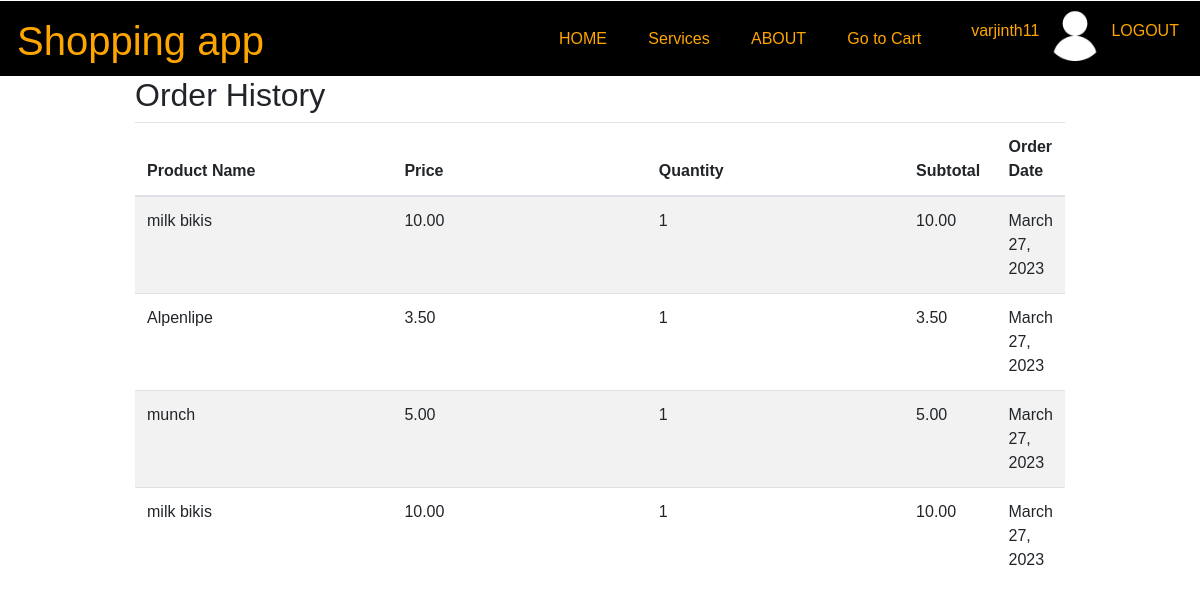
Page /order-history/ (signed in) on the committed database.
### userapp/models.py (models this page shows, shortened)
class Order(models.Model):
    product = models.ForeignKey(Product, on_delete=models.CASCADE)
    price = models.DecimalField(max_digits=6, decimal_places=2)
    quantity = models.PositiveIntegerField()
    subtotal = models.DecimalField(max_digits=6, decimal_places=2)
    user = models.ForeignKey(User, on_delete=models.CASCADE)
    name = models.CharField(max_length=100,null=False,default='')
    email = models.EmailField(default='')
    address = models.CharField(max_length=100, null=False, default='')
    city = models.CharField(max_length=100,null=False, default='')
    state = models.CharField(max_length=100,null=False,default='')
    zip_code = models.CharField(max_length=10,null=False,default='')
    phone = models.CharField(max_length=15,null=False,default='')
    created_at = models.DateTimeField(auto_now_add=True)

### myapps/models.py (models this page shows)
class Product(models.Model):
    s_no = models.IntegerField()
    product_name = models.CharField(max_length=200)
    price = models.DecimalField(max_digits=10, decimal_places=2)
    quantity = models.IntegerField()
    specification = models.TextField()
    description = models.TextField()
    remarks = models.TextField()
    def __str__(self):
        return self.product_name

### userapp/views.py (the view)
# urls.py: path('order-history/', user_views.order_history, name='order_history')
@login_required
def order_history(request):
    orders = Order.objects.filter(user=request.user)
    return render(request, 'order_history.html', {'orders': orders})

### userapp/templates/order_history.html
{% extends "myapps/base.html" %}
{% block content %}
<div class="container">
  <h2>Order History</h2>
  <table class="table table-striped">
    <thead>
      <tr>
        <th>Product Name</th>
        <th>Price</th>
        <th>Quantity</th>
        <th>Subtotal</th>
        <th>Order Date</th>
      </tr>
    </thead>
    <tbody>
      {% for order in orders %}
      <tr>
        <td>{{ order.product }}</td>
        <td>{{ order.price }}</td>
        <td>{{ order.quantity }}</td>
        <td>{{ order.subtotal }}</td>
        <td>{{ order.created_at|date:'F d, Y' }}</td>
      </tr>
      {% endfor %}
    </tbody>
  </table>
</div>
{% endblock %}

### myapps/templates/myapps/base.html (shortened to what this page needs)
<!DOCTYPE html>
{% load static %}
<html lang="en">
   <head>
      <link rel="stylesheet" href="https://maxcdn.bootstrapcdn.com/bootstrap/4.0.0/css/bootstrap.min.css">
      <link rel="stylesheet" type="text/css" href="{% static 'myapps/style.css' %}">
      <link rel="stylesheet" href="https://use.fontawesome.com/releases/v5.14.0/css/all.css">
    </head>
    <body>
      <header>
      <div>
        <h2 class="logoname">Shopping app</h2>
      </div>
      <div class="nav_list" >
      <ul >
        <li >
           <a class="nav_link" href="{% url 'home' %}">HOME</a>
        </li>
        <li >
           <a class="nav_link" href="#">Services</a>
        </li>
        <li >
           <a class="nav_link" href="#">ABOUT</a>
        </li>
        <li >
           <a class="nav_link" href="{% url 'cart' %}">Go to Cart</a>
        </li>
      </ul>
    </div>
    {% if user.is_authenticated %}
    <div class="login_logo">
        <p><a href="">{{user.username}}</a></p>
        <p><img src="{% static 'myapps/img/userlogo.png' %}"/></p>
        <p><a href="{% url 'logout' %}">LOGOUT</a></p>
    </div>
    {% else %}
     <div class="login_logo">
      <p><a href="{% url 'login' %}">LOGIN/SIGNUP</a></p>
      <p><img src="{% static 'myapps/img/userlogo.png' %}"/></p>
      </div>
      {% endif %}
    </header>
    {% block content %}{% endblock %}
</body>
</html>

### myapps/static/myapps/style.css (style rules this page uses)
* { box-sizing:border-box; }
body { font-family: Verdana, sans-serif; margin:0 }
header { display: flex; margin-top: 1px; justify-content: space-evenly; align-items: center; height:75px; background-color: black; }
.logoname { font-size: 40px; color: orange; font-family: sans-serif; padding: 2px; width: 500px; height: 40px; }
.nav_list { width: 35%; height: 50px; }
.nav_list > ul { display: flex; justify-content: space-evenly; flex-wrap: wrap; align-items: center; padding-inline-start: 0; margin-block: 0; height: 100%; }
.nav_list > ul > li { color: #dfdfe2; margin: 0 0.2rem; padding: 0.2rem; display: block; }
.nav_link { text-decoration: none; color: orange; padding: 6px; border-radius: 10px; }
.login_logo { display: flex; top: 15px; font-family: sans-serif; justify-content: center; align-items: center; }
.login_logo > p > img { margin: auto 0; width: 60px; height: 60px; }
.login_logo > p > a { text-decoration: none; color: orange; padding: 6px; border-radius: 10px; }
body { padding:0 0; margin: 0 0; font-family: sans-serif; }
.container { max-width: 960px; }
.table th { width: 30%; }

### rows in the picture
Order: product "milk bikis", price "10.00", quantity "1", subtotal "10.00", created_at "March 27, 2023"
Order: product "Alpenlipe", price "3.50", quantity "1", subtotal "3.50", created_at "March 27, 2023"
Order: product "munch", price "5.00", quantity "1", subtotal "5.00", created_at "March 27, 2023"
Order: product "milk bikis", price "10.00", quantity "1", subtotal "10.00", created_at "March 27, 2023"

### other values in the picture
{{ user.username }} "varjinth11"
